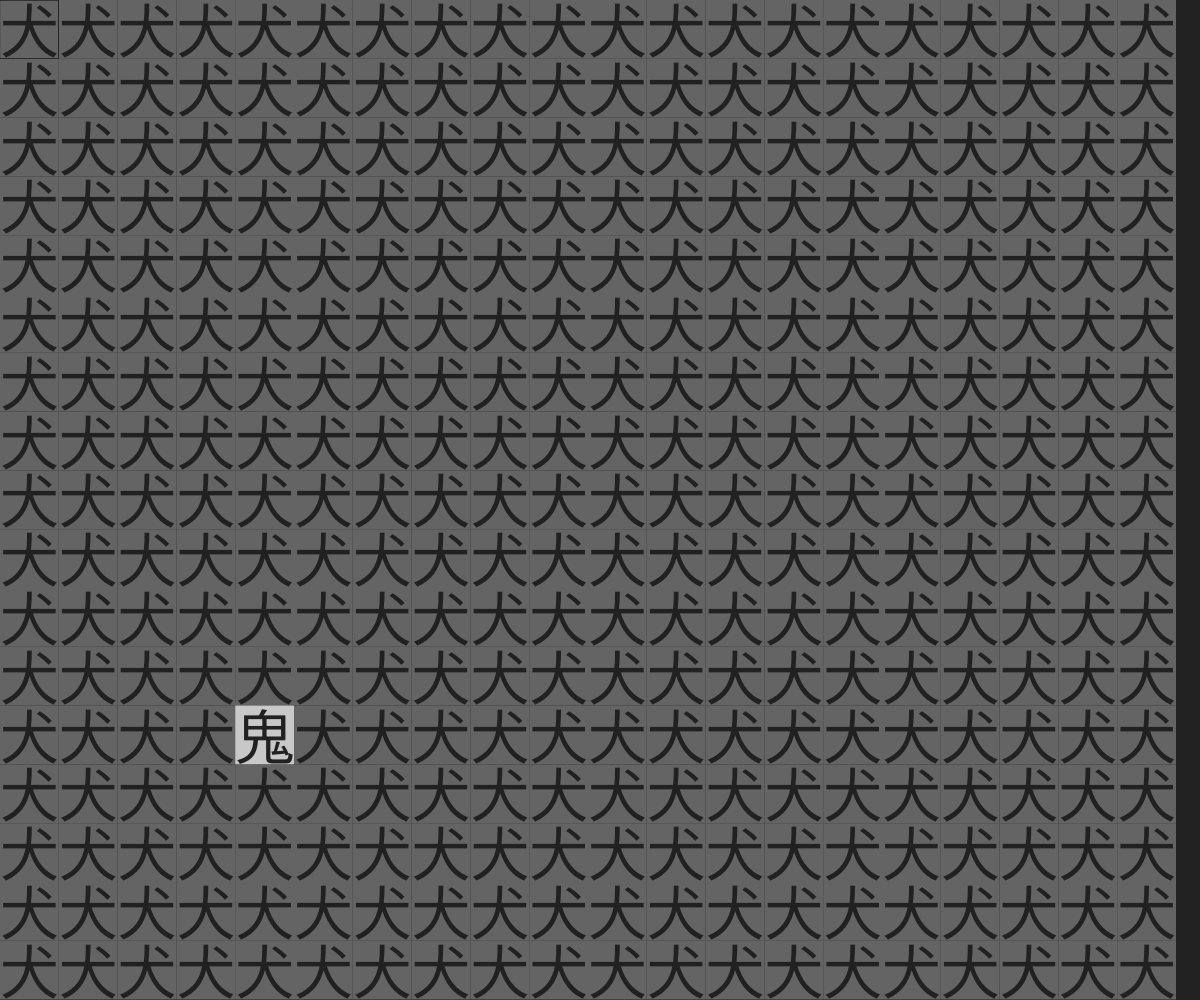
Frame 1 (no input)
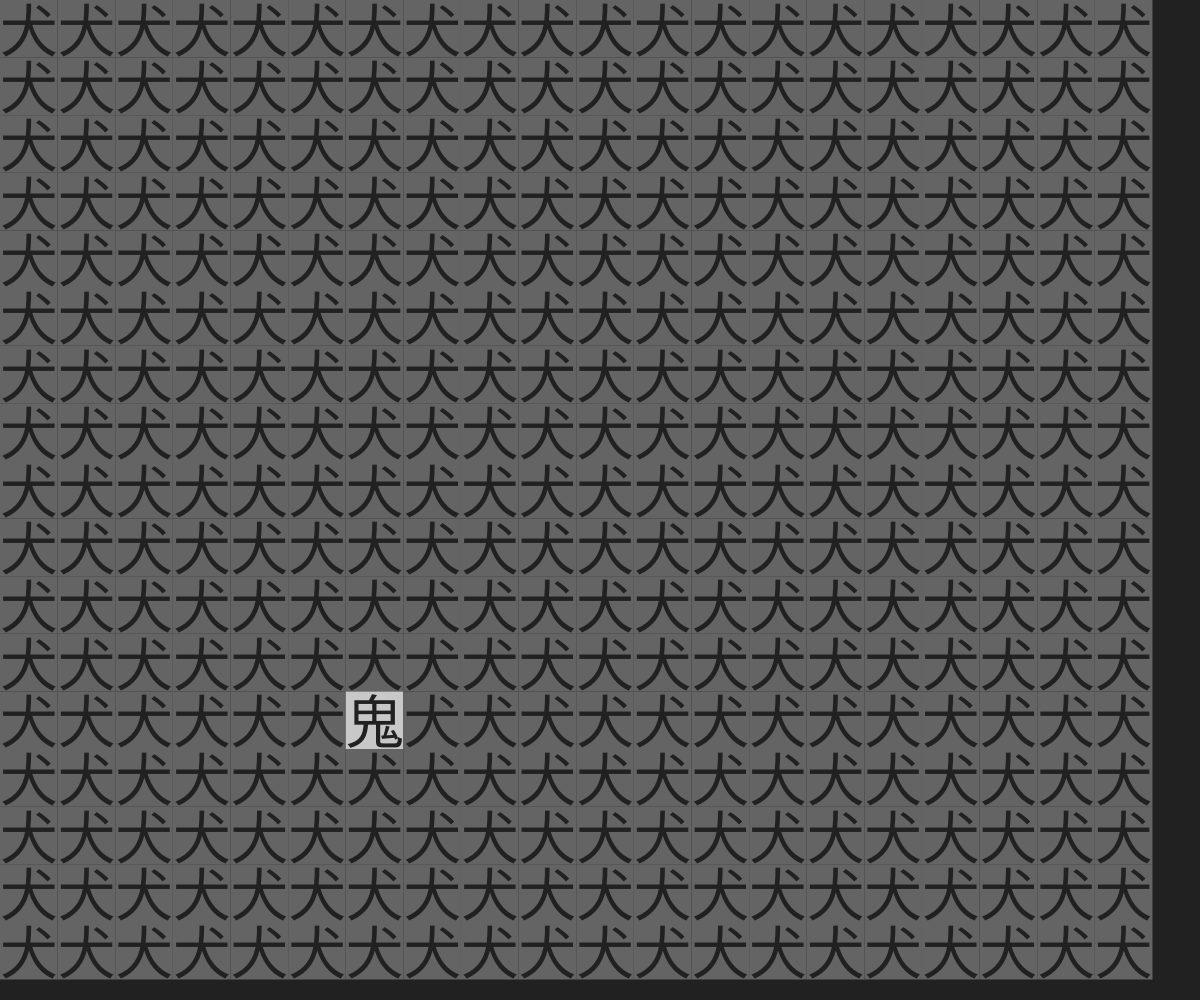
Frame 2 (the mouse pressed at the canvas centre, redrawn once)

The p5.js sketch that drew these frames (run headless with seeded random() and noise() and a simulated clock; the mouse was pressed at the canvas centre and the sketch redrawn once):

// p5.js sketch
// ── sketch.js

let size = 60;
let rows, cols;
let aR, aC;

function setup(){
	createCanvas(windowWidth, windowHeight);
	angleMode(DEGREES);
	noLoop();
	background(100);
}

function draw(){
	background(33);

	size *= 0.98;

	rows = floor(height / size);
	cols = floor(width / size);

	aR = floor(random(rows));
	aC = floor(random(cols));

	for(let r=0; r<rows; r++){
		for(let c=0; c<cols; c++){
			let x = c * size;
			let y = r * size;
			if(aR == r && aC == c){
				fill(200);
				square(x, y, size);
				drawKanji(x, y, size, "鬼");
			}else{
				fill(100);
				square(x, y, size);
				drawKanji(x, y, size, "犬");
			}
		}
	}
}

function drawKanji(x, y, s, t){
	fill(33);
	noStroke();
	textSize(s);
	textAlign(CENTER);
	text(t, x+s*0.5, y+s*0.9);
}

function mousePressed(){

	let mR = floor(mouseY / size);
	let mC = floor(mouseX / size);

	if(mR == aR && mC == aC){
		console.log("CLEAR!!");
		fill(200);
		noStroke();
		textSize(64);
		textAlign(CENTER);
		text("CLEAR!!", width/2, height/2);
		setTimeout(draw, 200);
	}
}
